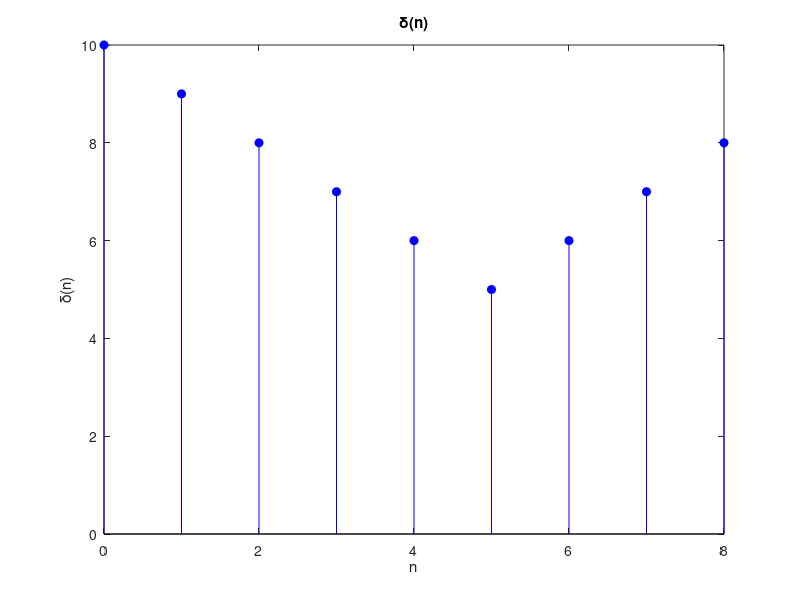

MATLAB code to generate this figure:
clc 
clear 
close all
n1 = 0:5; x1= (-n1+10);
n2 = 6:8; x2 = (n2);
n = min(min(n1), min(n2)) : max(max(n1) ,max(n2));
x = cat(2,x1,x2);
stem(n, x, 'b', 'filled');
xlabel('n');
ylabel('\delta(n)')
title('\delta(n)');